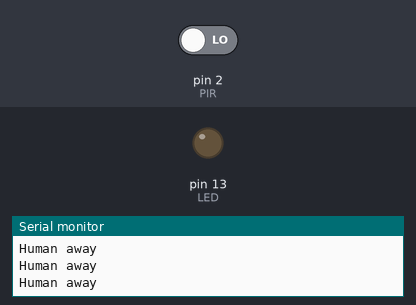
The sketch below on a simulated Arduino Uno, built with avr-gcc and run on an emulated ATmega328P. Shown: output pins drawn as LEDs (lit = HIGH), the last lines printed to the serial monitor. The test bench sets the inputs (shaded band); at power-on: pin 2 (PIR) LOW.

Above: at 2.8 s.
2.9 s: pin 2 (PIR) driven HIGH
At 3.4 s:
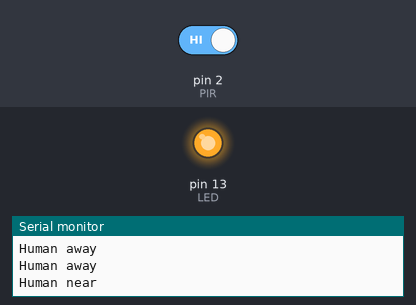
4.5 s: pin 2 (PIR) driven LOW
At 6.2 s:
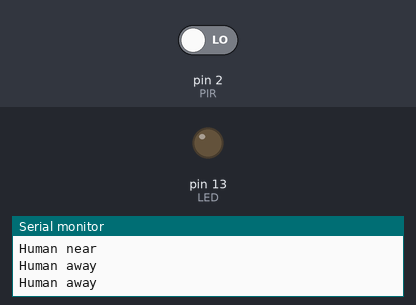
Timing chart, 0 to 7.7 s (numbered marks = the images above; inputs shaded):
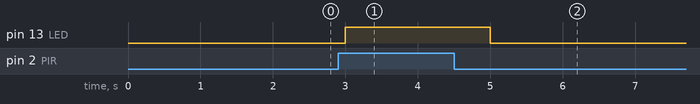

Measured:
- after the input at 2.9 s, pin 13 (LED): LOW → HIGH after 0.10 s
- after the input at 4.5 s, pin 13 (LED): HIGH → LOW after 0.50 s

The sketch:

pir.ino
```cpp
int sensorState = 0;
int PIR = 2;
int LED = 13;
void setup()
{
  pinMode(PIR, INPUT);
  pinMode(LED, OUTPUT);
  Serial.begin(9600);
}
void loop()
{
  // read the state of the sensor/digital input
  sensorState = digitalRead(PIR);
  // check if sensor pin is HIGH. if it is, set the
  // LED on.
  if (sensorState == HIGH) {
    digitalWrite(LED, HIGH);
    Serial.println("Human near");
  }
  else {
    Serial.println("Human away");
    digitalWrite(LED, LOW);
  }

  delay(1000);
}
```
